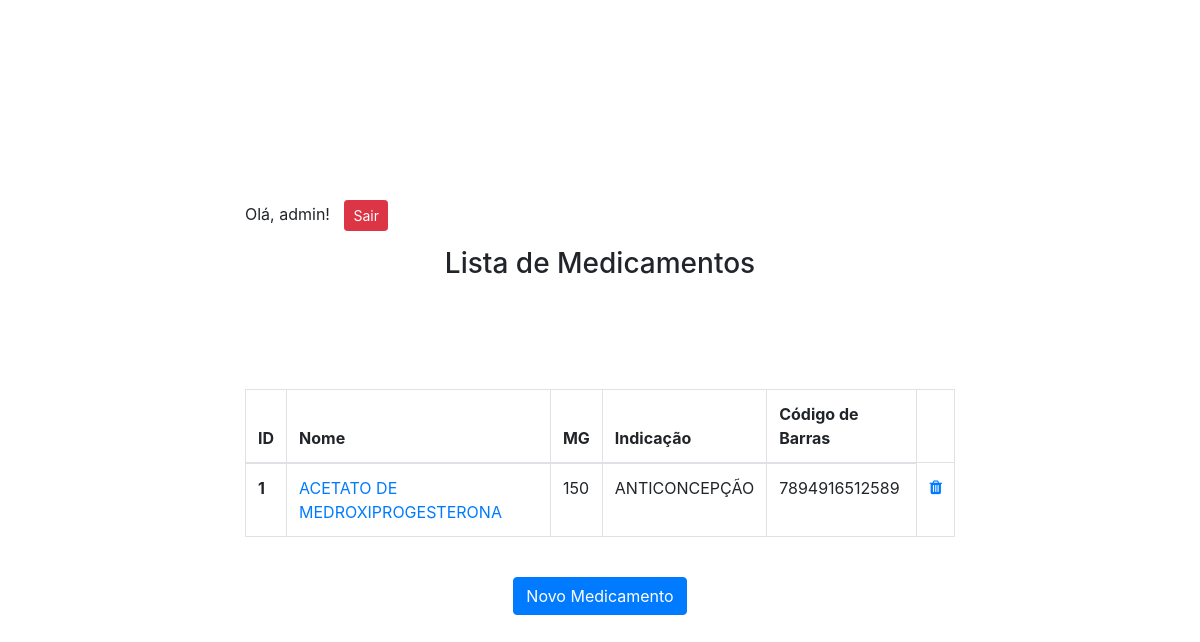
The app's page /medicamentos/ (signed in), older data.
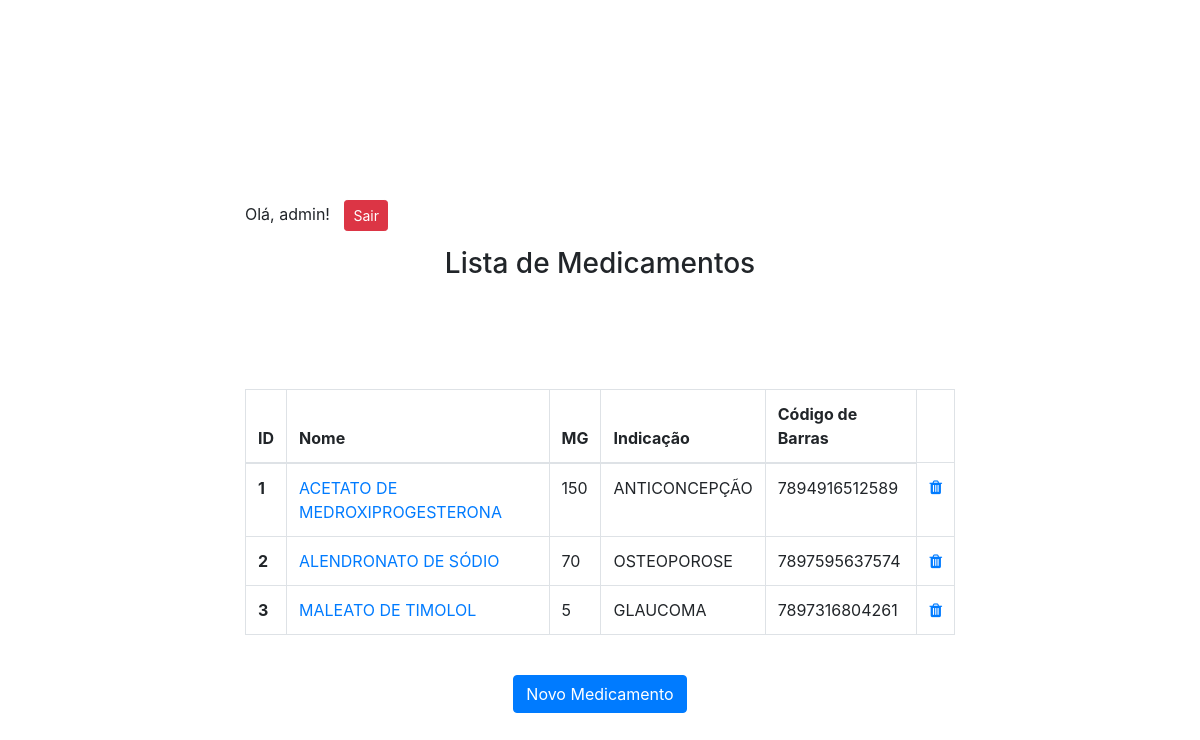
The same page, newer data.
### medicamentos/models.py (models this page shows, shortened)
class Medicamento(models.Model):
    name = models.CharField(max_length=100)
    mg = models.IntegerField()
    indication = models.CharField(max_length=100)
    code = models.CharField(max_length=100)

### medicamentos/views.py (the view)
# urls.py: path('', medicamentos_list),
@login_required
def medicamentos_list(request):
    medicamentos = Medicamento.objects.all()
    return render(request, 'medicamento.html', {'medicamentos': medicamentos})

### medicamentos/templates/medicamento.html (shortened to what this page needs)
{% extends 'base.html' %}
{% block main %}
    <div class="row">
        <div>
            {% if user.is_authenticated %}
                <p>Olá, {{user.username }}!
                    <a href="{% url 'logout' %}" style="padding-left: 10px;">
                        <button type="button" class="btn btn-danger btn-sm">Sair</button>
                    </a>
                </p>
            {% endif %}
        </div>
        <div>
            <h3 style="text-align: center;padding-bottom:100px;">Lista de Medicamentos</h3>
            <ul class="list-group">
                <table class="table table-bordered">
                <thead>
                <tr>
                    <th scope="col">ID</th>
                    <th scope="col">Nome</th>
                    <th scope="col">MG</th>
                    <th scope="col">Indicação</th>
                    <th scope="col">Código de Barras</th>
                </tr>
                </thead>
                <tbody>
                {% for medicamento in medicamentos %}
                    {% if user.username == 'admin' %}
                        <tr>
                            <th scope="row">{{ medicamento.id }}</th>
                            <td><a href="{% url 'medicamentos_update' medicamento.id %}">{{ medicamento.name }}<a/></td>
                            <td>{{ medicamento.mg }}</td>
                            <td>{{ medicamento.indication }}</td>
                            <td>{{ medicamento.code }}</td>
                            <td><a href="{% url 'medicamentos_delete' medicamento.id %}" class="trash-item"><i class="fa fa-trash" aria-hidden="true"></i><a/></td>
                        </tr>
                    {% endif %}
                {% endfor %}
                </tbody>
                </table>
            </ul>
            <br>
            {% if user.username == 'admin' %}
                <div class="d-flex justify-content-center">
                    <a href="{% url 'medicamentos_new' %}" class="btn btn-primary" style="text-align:center;;">Novo Medicamento</a>
                </div>
            {% endif %}
        </div>
    </div>
{% endblock %}

Row changes from the older to the newer data that the page shows:
added Medicamento: id "2", name "ALENDRONATO DE SÓDIO", mg "70", indication "OSTEOPOROSE", code "7897595637574"
added Medicamento: id "3", name "MALEATO DE TIMOLOL", mg "5", indication "GLAUCOMA", code "7897316804261"
